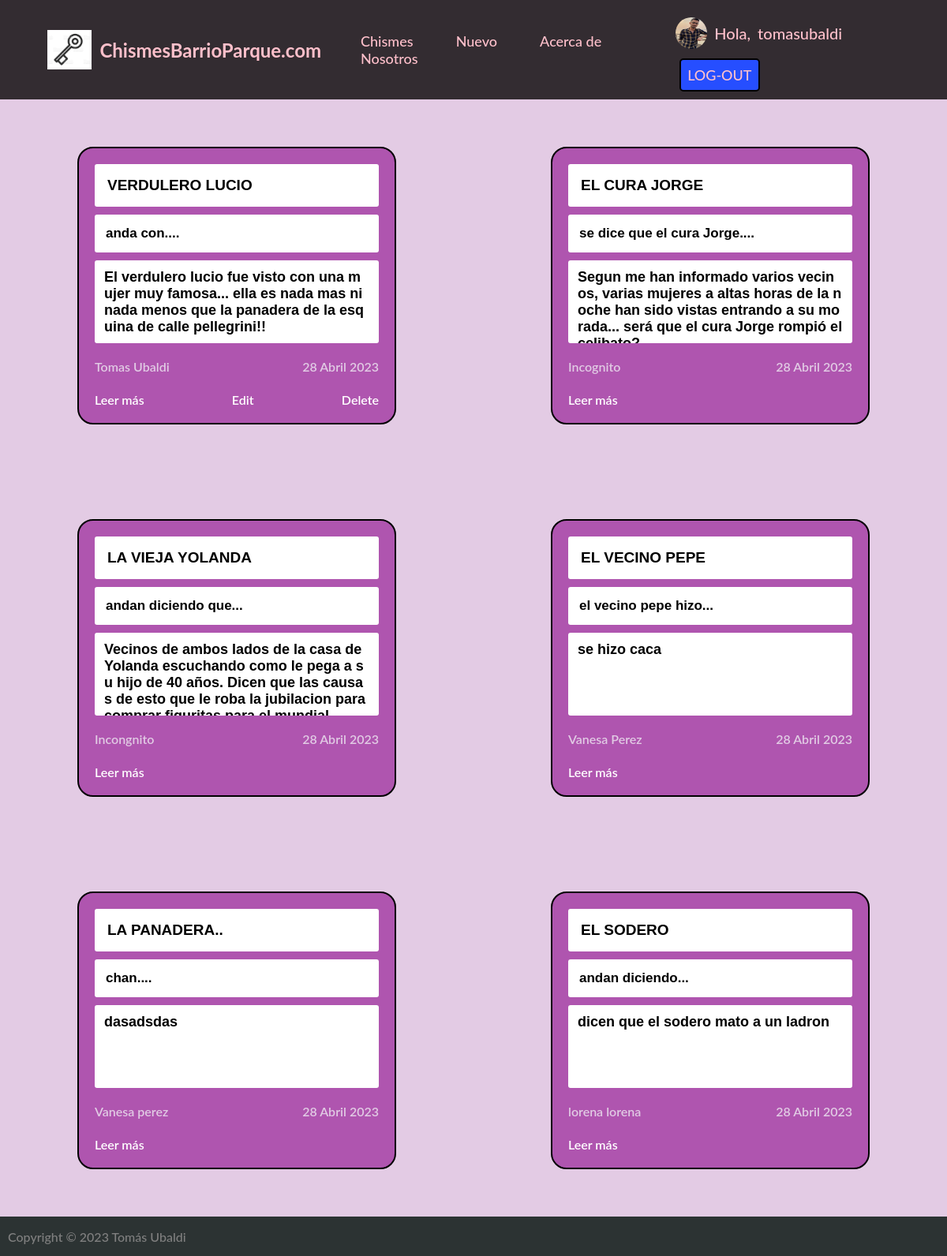
The app's page /pages/ (signed in) with its own data.
### app2/models.py (models this page shows, shortened)
class Avatar(models.Model):
    user = models.OneToOneField(User, on_delete=models.CASCADE)
    imagen = models.ImageField(upload_to='avatares', null=True, blank=True)

### app1/models.py (models this page shows, shortened)
class Blog(models.Model):
    titulo = models.CharField(max_length=100)
    subtitulo=models.CharField(max_length=300)
    cuerpo=models.TextField()
    autor=models.CharField(max_length=50)
    fecha=models.DateField(auto_now_add=True)
    imagen=models.ImageField(upload_to="blog_imgs", null=True, blank=True)

### app1/views.py (the view)
# urls.py: path('pages/', show_blogs, name="BLOGS"),
def show_blogs(request):
    info=Blog.objects.all()
    user = request.user
    nombre= user.first_name + " " + user.last_name
    contexto={
        "blogs": info,
        "nombre_completo": nombre,
    }
    return render(request, "app1/blogs.html", context=contexto)

### templates/app1/blogs.html
{% extends 'index.html' %}
{% block content %}
    {% if blogs %}
            <div class="contenedor">
                {%for blog in blogs%}
                    <div class="blog">
                        <div class="blog-title">
                            <p>{{blog.titulo}}</p>
                        </div>
                        <div class="blog-subtitle">
                            <p>{{blog.subtitulo}}</p>
                        </div>
                        <div class="blog-body">
                            <p>{{blog.cuerpo|linebreaks}}</p>
                        </div>
                        <div class="blog-description">
                            <p class="autor">{{blog.autor}}</p> <p class="fecha">{{blog.fecha}}</p>
                        </div>
                        <div class="extra-blog">
                            <a class="leer-mas" href="{% url 'LEER_MAS' blog.id %}">Leer más</a>
                            {% if nombre_completo == blog.autor or user.is_staff %}
                                <a class="leer-mas" href="{% url 'EDIT-BLOG' blog.id %}">Edit</a>
                                <a class="leer-mas" href="{% url 'DELETE' blog.id %}">Delete</a>
                            {% endif %}
                        </div>
                    </div>
                {%endfor%}
            </div>
    {% else %}
        <div class="no_blogs">
            <div class="no_blogs_inside">
                <p>No hay chismes subidos :/</p>
            </div>
        </div>
    {% endif %}
{% endblock %}

### templates/index.html (shortened to what this page needs)
<!DOCTYPE html>
<html lang="es">
<head>
    {% load static %}
    <link href="{% static 'main.css' %}" rel="stylesheet" type="text/css">
</head>
<body>
    <header>
        <a href="{% url 'HOME' %}" class="logo">
            <img src="{% static 'img/logo_chismeblog.png' %}" alt="logo">
            <h2 class="nombre-pag"> ChismesBarrioParque.com </h2>
        </a>
        <nav>
            {% if user.is_authenticated  %}
                <a href="{% url 'BLOGS' %}" class="nav-link">Chismes</a>
                <a href="{% url 'CREATION_BLOG' %}" class="nav-link">Nuevo</a>
                <a href="{% url 'ABOUT_ME' %}" class="nav-link">Acerca de Nosotros</a>
            {% else %}
                <a href="{% url 'LOGIN' %}" class="nav-link"> LOGIN</a>
                <a href="{% url 'REGISTER' %}" class="nav-link"> REGISTER</a>
            {% endif %}
        </nav>
        {% if user.is_authenticated %}
            <div class="inblock">
                {% if user.avatar.imagen.url  %}
                    <img src="{{user.avatar.imagen.url }}" alt="user" style="height: 40px; width: 40px; border-radius: 80%;">
                {% else %}
                    <img src="{% static 'img/non_profile.jpg' %}" alt="user" style="height: 40px; width: 40px; border-radius: 80%;">
                {% endif %}
                <p>Hola, </p>
                <a href="{% url 'PROFILE' %}" class="user">{{user}}</a>
                <a href="{% url 'LOGOUT' %}" class="btn" style="font-size: 18px;"> LOG-OUT</a>
            </div>
        {% endif %}
    </header>
    {% block content %}{% endblock %}
    <footer>
        <a class="footer-texto">
            <p> Copyright © 2023 Tomás Ubaldi </p>
        </a>
    </footer>
</body>
</html>

### app1/static/main.css (style rules this page uses)
body { font-family: "Lato", -apple-system, BlinkMacSystemFont, "Segoe UI", Roboto, "Helvetica Neue", Arial, sans-serif, "Apple Color Emoji", "Segoe UI Emoji", "Segoe UI Symbol", "Noto Color Emoji"; margin:0; background-color: #e3cbe4; }
a { text-decoration: none; color: pink; }
header { display: flex; min-height: 50px; background-color: #332c31; justify-content: space-between; align-items: center; padding: 10px; }
.nombre-pag { margin-right: 50px; }
.logo { display: flex; align-items: center; }
.logo img { height: 50px; margin-right: 10px; margin-left: 50px; }
nav a { font-weight: 500; padding-right: 50px; font-size: 18px; }
.inblock img, .inblock a, .inblock p { display: inline-block; vertical-align: middle; font-weight: 500; font-size: 18px; }
.inblock a { margin-right: 20px; font-size: 20px; margin-left: 5px; }
.inblock p { font-size: 20px; margin-left: 5px; color: pink; }
.btn { font-weight: 600; background-color: rgb(38, 78, 255); padding: 8px; text-align: center; border-radius: 5px; font-size: 10px; border: 2px solid black; cursor: pointer; }
footer { display: flex; height: 30px; background-color: #2C3333; justify-content: space-between; align-items: center; padding: 10px; }
.footer-texto { display: flex; align-items: center; color: grey; font-weight: 500; }
.footer-texto p { margin:0; }
.contenedor { display: flex; flex-direction: row; justify-content: space-around; flex-flow: wrap; min-height: 720px; height: 100%; }
.blog { height: 53%; background: #af55af; width: 30%; border-radius: 20px; margin: 60px; padding: 20px; border: 2px solid black; }
.blog-title { background-color: white; border-radius: 3px; word-break: break-all; padding: 10px; }
.blog-title p { font-family: 'Lucida Sans', 'Lucida Sans Regular', 'Lucida Grande', 'Lucida Sans Unicode', Geneva, Verdana, sans-serif; margin: 0; padding: 6px; font-weight: 800; font-size: 19px; text-transform: uppercase; }
.blog-subtitle { background-color: #ffffff; border-radius: 3px; margin-top: 10px; margin-bottom: 10px; padding: 10px; word-break: break-all; }
.blog-subtitle p { font-family: 'Lucida Sans', 'Lucida Sans Regular', 'Lucida Grande', 'Lucida Sans Unicode', Geneva, Verdana, sans-serif; margin: 0; padding: 4px; font-weight: 600; font-size: 17px; }
.blog-body { background-color: #ffffff; border-radius: 3px; padding-left: 10px; padding-top: 5px; padding-right: 10px; height: 100px; margin-bottom: 15px; word-break: break-all; overflow: hidden; }
.blog-body p { font-family: 'Lucida Sans', 'Lucida Sans Regular', 'Lucida Grande', 'Lucida Sans Unicode', Geneva, Verdana, sans-serif; margin: 0; padding: 2px; font-weight: 600; font-size: 18px; }
.blog-description { font-weight: 600; color: #e1cbe4; margin: 0px; display: flex; justify-content: space-between; align-items: center; }
.blog-description p { margin-top: 5px; margin-bottom: 23px; }
.leer-mas { font-weight: 600; margin-top: 0px; color: white; }
.extra-blog { font-weight: 800; color: white; margin: 0px; display: flex; justify-content: space-between; align-items: center; }

### records on screen
Blog: titulo "VERDULERO LUCIO", subtitulo "anda con....", cuerpo "El verdulero lucio fue visto con una mujer muy famosa... ella es nada mas ni nada menos que la panadera de la esquina de calle pellegrini!!", autor "Tomas Ubaldi", fecha "28 Abril 2023", shows "Edit"
Blog: titulo "EL CURA JORGE", subtitulo "se dice que el cura Jorge....", cuerpo "Segun me han informado varios vecinos, varias mujeres a altas horas de la noche han sido vistas entrando a su morada... será que el cura Jorge rompió el…", autor "Incognito", fecha "28 Abril 2023"
Blog: titulo "LA VIEJA YOLANDA", subtitulo "andan diciendo que...", cuerpo "Vecinos de ambos lados de la casa de Yolanda escuchando como le pega a su hijo de 40 años. Dicen que las causas de esto que le roba la jubilacion para…", autor "Incongnito", fecha "28 Abril 2023"
Blog: titulo "EL VECINO PEPE", subtitulo "el vecino pepe hizo...", cuerpo "se hizo caca", autor "Vanesa Perez", fecha "28 Abril 2023"
Blog: titulo "LA PANADERA..", subtitulo "chan....", cuerpo "dasadsdas", autor "Vanesa perez", fecha "28 Abril 2023"
Blog: titulo "EL SODERO", subtitulo "andan diciendo...", cuerpo "dicen que el sodero mato a un ladron", autor "lorena lorena", fecha "28 Abril 2023"

### other values on screen
{{ user }} "tomasubaldi"
